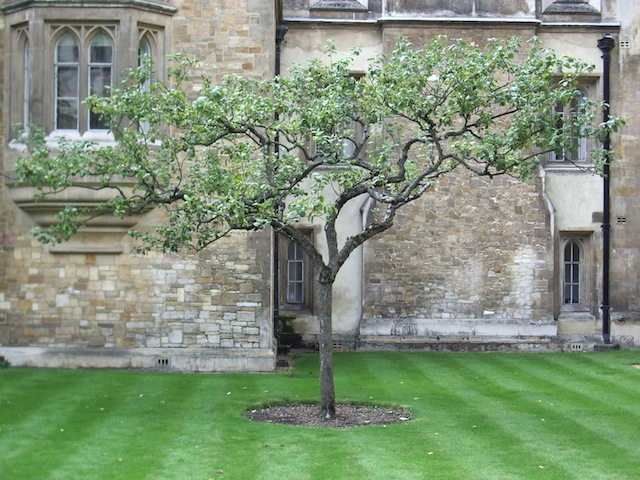
//> input picture 03/03_02/apple_tree.jpg, 640 x 480 px
$ ./main   (built with g++ and OpenCV 4)
//> lines starting //> are read from the running program, lines starting //| are printed output that depends on the picture
#include <iostream>
#include <opencv2/opencv.hpp>
#define FILE_NAME "/Users/x22004xx/src/imgProc/第三回/03_02/apple_tree.jpg"

// ウィンドウ名
#define WINDOW_NAME_INPUT "input"
#define WINDOW_NAME_OUTPUT "output"
#define COLOR_NUM (256) // 階調数
#define IMAX (255)      // 最大階調数

int main(int argc, char const *argv[])
{
    int n; // 階調数の分割数
    printf("階調数を入力してください\n");
    scanf("%d", &n);
//> the answer given: 3
    // 入力画像の読み込み(グレースケール入力)
    cv::Mat src_img = cv::imread(FILE_NAME, cv::IMREAD_GRAYSCALE);
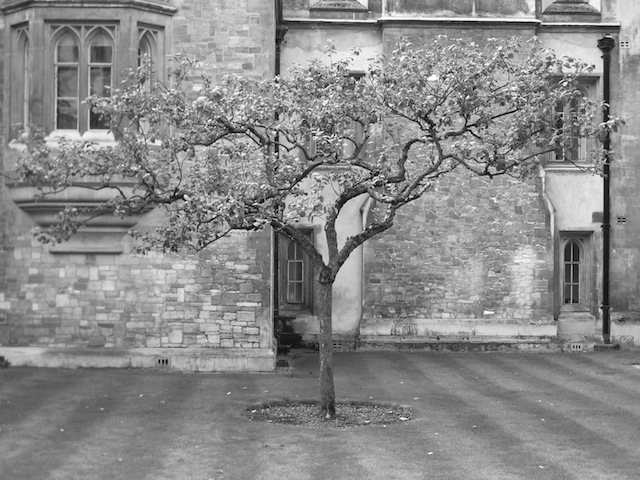
//> src_img: 480 rows x 640 cols, CV_8UC1; min 0, max 255, mean 137.8
    if (src_img.empty()) // 読込み失敗時のエラー処理
    {
        fprintf(stderr, "読み込み失敗\n");
        return (-1);
    }

    // 出力画像のメモリ確保
    cv::Mat dst_img = cv::Mat(src_img.size(), CV_8UC1);
    uchar lut[COLOR_NUM]; // ルックアップテーブル変数の宣言
    // 指定された階調数のルックアップテーブル
    for (int i = 0; i < COLOR_NUM; i++)
    {
        lut[i] = (uchar)(i / (COLOR_NUM / n) * (IMAX / (n - 1)));
    }

    // ルックアップテーブルに基づいたポスタリゼーション
    for (int y = 0; y < src_img.rows; y++)
    {
        for (int x = 0; x < src_img.cols; x++)
        {
            dst_img.at<uchar>(y, x) = lut[src_img.at<uchar>(y, x)];
        }
    }
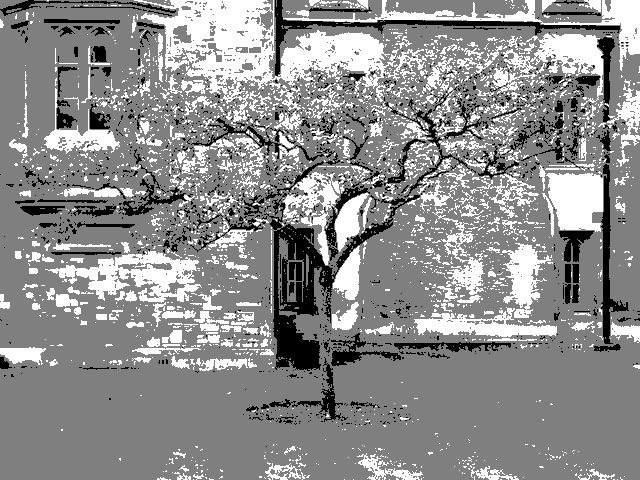
//> dst_img: 480 rows x 640 cols, CV_8UC1; min 0, max 254, mean 141.6

    cv::imshow(WINDOW_NAME_INPUT, src_img);  // 入力画像の表示
    cv::imshow(WINDOW_NAME_OUTPUT, dst_img); // 出力画像の表示

    cv::waitKey(); // キー入力待ち(無限)
    return 0;
}
